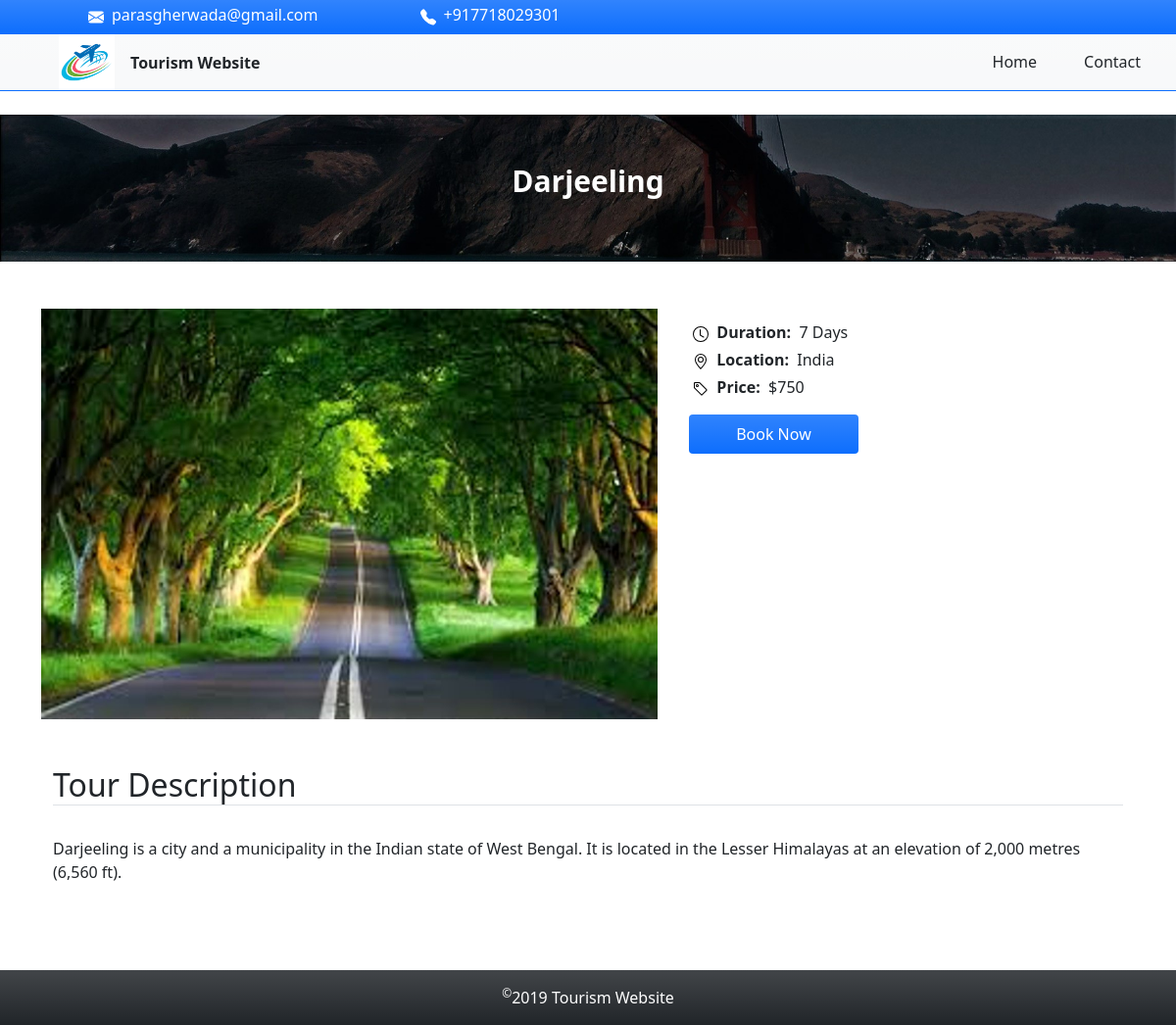
/select_tour.php?tour_id=202322021-08-26, run on the app's committed database.
### tables this page shows
CREATE TABLE `site_settings` (
  `name` varchar(50) NOT NULL,
  `email` varchar(50) NOT NULL,
  `phonenumber` bigint(10) NOT NULL
);

CREATE TABLE `tours` (
  `Id` varchar(50) NOT NULL,
  `Name` varchar(30) NOT NULL,
  `Cost` smallint(5) NOT NULL,
  `Duration` int(2) NOT NULL,
  `Location` varchar(30) NOT NULL,
  `Cover` mediumblob NOT NULL,
  `Description` varchar(1000) NOT NULL
);

### select_tour.php (the view)
<!DOCTYPE html>
<html lang="en-US">
  <?php
    include_once("imports.php");
  ?>
  <body>
    <?php
      include_once("header.php");
      require_once("connection.php");
      $tour_id = $_GET['tour_id'];
      $query = "SELECT * FROM tours WHERE Id = '$tour_id'";
      $result_set = mysqli_query($connection, $query);
      $row = mysqli_fetch_array($result_set);
      $name = $row['Name'];
    ?>
    <div class="subheader">
      <div class="container">
        <div class="row">
          <div class="col-md-12">
            <div class="subheader-info">
              <h1 class="overflow-hidden"><?php echo $name; ?></h1>
            </div>
          </div>
        </div>
      </div>
    </div>
    <div class="container">
      <div class=" my-5 d-md-flex justify-content-center flex-md-equal">
        <div class="text-center text-white overflow-hidden">
          <div>
            <?php echo '<img src="tour_images/'.$row['Cover'].'" width="100%"/>'; ?>
          </div>
        </div>
        <div class="w-75 mx-4 overflow-hidden">
          <ul class="pt-2 px-2 w-100">
            <li class="my-1">
              <img src="icons/clock.svg" class="mx-1">
              <strong>Duration:</strong>
              &nbsp;<?php echo $row['Duration']; ?>&nbsp;Days
            </li>
            <li class="my-1">
              <img src="icons/map-marker.svg" class="mx-1">
              <strong>Location:</strong>
              &nbsp;<?php echo $row['Location']; ?>
            </li>
            <li class="my-1">
              <img src="icons/price-tag.svg" class="mx-1">
              <strong>Price:</strong>
              &nbsp;$<?php echo $row['Cost']; ?>
            </li>
            <li class="my-3">
              <?php
                echo '<a class="btn bg-primary bg-gradient text-white border-0 rounded py-2 px-5" href="order_tour.php?tour_id='.$tour_id.'&tour_name='.$name.'">';
                echo 'Book Now';
                echo '</a>';
              ?>
            </li>
          </ul>
        </div>
      </div>
      <div class="container" id="icon-grid">
        <h2 class="border-bottom overflow-hidden">Tour Description</h2>
        <div class="row g-4 py-4">
          <div class="col d-flex align-items-start">
            <div>
              <p>
                <?php echo $row['Description']; ?>
              </p>
            </div>
          </div>
        </div>
      </div>
    </div>
    <?php
      include_once("footer.php");
    ?>
  </body>
</html>

### header.php (shortened to what this page needs)
<?php
  require_once('connection.php');
  $query = "SELECT * FROM site_settings";
  $result_set = mysqli_query($connection, $query);
  $row = mysqli_fetch_array($result_set);
  $mail = $row['email'];
  $phone = $row['phonenumber'];
?>
<div id="topbar" class="bg-primary bg-gradient">
  <div class="container d-flex flex-wrap">
    <div class="d-flex mx-5">
      <img src="icons/envelope-fill.svg"/>
      <?php echo '<a href="mailto:'.$mail.'" class="nav-link link-dark px-2 text-white fs-6">'.$mail.'</a>'; ?>
    </div>
    <div class="d-flex mx-5">
      <img src="icons/telephone-fill.svg"/>
      <?php echo '<a href="tel:'.$phone.'" class="nav-link link-dark px-2 text-white fs-6">+91'.$phone.'</a>'; ?>
    </div>
  </div>
</div>
<nav id="navbar" class="mb-4 border-bottom border-primary bg-gradient bg-light">
  <div class="container-fluid d-flex flex-wrap justify-content-center">
    <a href="index.php" class="mx-5 d-flex align-items-center mb-lg-0 me-lg-auto text-dark text-decoration-none">
      <img src="images/logo.png" style="width:57px;"/>
      <span class="mx-3">
        <strong>
          <?php echo $row['name']; ?>
        </strong>
      </span>
    </a>
    <div class="col-12 col-lg-auto mb-lg-0">
      <ul class="nav me-auto mt-2">
        <li class="nav-item">
          <a href="index.php" class="nav-link link-dark px-2 mx-3 hvr-underline-from-left">
            Home
          </a>
        </li>
        <li class="nav-item">
          <a href="contact.php" class="nav-link link-dark px-2 mx-3 hvr-underline-from-right">
            Contact
          </a>
        </li>
      </ul>
    </div>
  </div>
</nav>

### css/stylesheet.css (style rules this page uses)
* { box-sizing: border-box; scroll-behavior: smooth; overflow-x: hidden; }
body { padding: 0; margin: 0; }
#topbar a { margin-top: -5px; }
.hvr-underline-from-left, .hvr-underline-from-right { text-decoration:none; display: inline-block; position:relative; }
.hvr-underline-from-left:after, .hvr-underline-from-right:after { content: ''; display: block; height: 3px; width: 0; background: transparent; transition: width .5s ease, background-color .5s ease; -webkit-transition: width .5s ease, background-color .5s ease; -moz-transition: width .5s ease, background-color .5s ease; }
.hvr-underline-from-left:after { position:absolute; left:0; }
.hvr-underline-from-right:after { position:absolute; right:0; }
.subheader { float: left; width: 100%; background: url(../images/subheader-bg.jpg); background-size: cover; padding: 50px 0px; position: relative; text-align: center; }
.subheader-info h1 { font-size: 30px; font-weight: bold; color: #ffffff; }
.subheader-info { display: inline-block; width: 55%; text-align:center; }

### data on the page
site_settings: email "parasgherwada@gmail.com", phonenumber "7718029301", name "Tourism Website"
tours: Name "Darjeeling", Cover (picture), Duration "7", Location "India", Cost "750", Description "Darjeeling is a city and a municipality in the Indian state of West Bengal. It is located in the Lesser Himalayas at an elevation of 2,000 metres (6,560 ft)."
